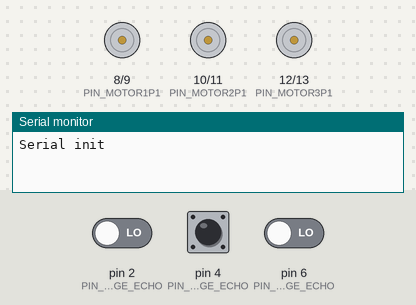
A program run on a simulated Arduino Uno, built with avr-gcc and run on an emulated ATmega328P. Shown: motor-driver pin pairs drawn as motors (green arrow = first pin HIGH = forward, orange = second pin HIGH = backward, longer = more drive), the last lines printed to the serial monitor. Inputs (shaded band) come from the test bench; at power-on: pin 4 (PIN_RIGHT_RANGE_ECHO) LOW, pin 2 (PIN_FRONT_RANGE_ECHO) LOW, pin 6 (PIN_LEFT_RANGE_ECHO) LOW.

Above: at 1.2 s.
1.3 s: pin 4 (PIN_RIGHT_RANGE_ECHO) pulsed HIGH 2 times (0.12 s each, 0.3 s apart)
At 5.8 s:
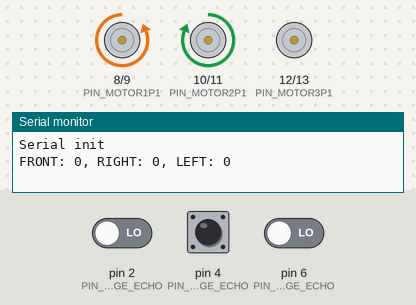
At 7.7 s:
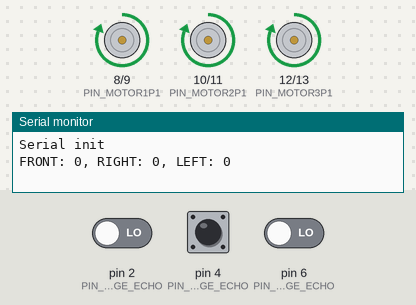
Timing chart, 0 to 9.2 s (numbered marks = the images above; inputs shaded):
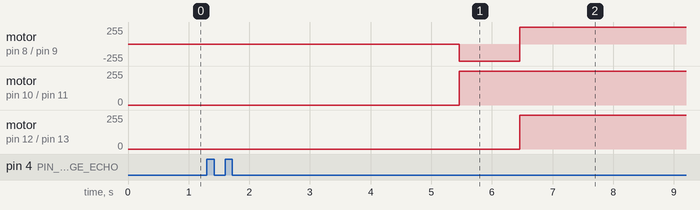

Measured:
- after the input at 1.3 s, motor on pin 8 (PIN_MOTOR1P1) / pin 9 (PIN_MOTOR1P2): stopped → backward 255/255 after 4.2 s, → forward 255/255 1.0 s later; motor on pin 12 (PIN_MOTOR3P1) / pin 13 (PIN_MOTOR3P2): stopped → forward 255/255 after 5.2 s instead of 5.8 s

The program:

main.cpp
```cpp
#include <Arduino.h>

// front-right
#define PIN_OPT_SENSOR_FR A0
// front-left
#define PIN_OPT_SENSOR_FL A1
// rear-right
#define PIN_OPT_SENSOR_RR A2
// rear-left
#define PIN_OPT_SENSOR_RL A3

#define PIN_FRONT_RANGE_ECHO 2
#define PIN_FRONT_RANGE_TRIGGER 3

#define PIN_RIGHT_RANGE_ECHO 4
#define PIN_RIGHT_RANGE_TRIGGER 5

#define PIN_LEFT_RANGE_ECHO 6
#define PIN_LEFT_RANGE_TRIGGER 7

#define FRONT_RANGE 1
#define RIGHT_RANGE 2
#define LEFT_RANGE 3

// Motors with 2x L298N motor drivers
// left
#define PIN_MOTOR1P1 8
#define PIN_MOTOR1P2 9

// right
#define PIN_MOTOR2P1 10
#define PIN_MOTOR2P2 11

// center
#define PIN_MOTOR3P1 12
#define PIN_MOTOR3P2 13

// always set to START state
bool START = true;

const int SCAN_THRESHOLD = 50; // cm
struct MOTOR {
  int pin1, pin2;
};

struct MOTORS {
  MOTOR motor1, motor2, motor3;
};

struct US_RANGE_ECHO_PINS {
  int ECHO_FRONT, ECHO_RIGHT, ECHO_LEFT;
};

struct US_RANGE_TRIGGER_PINS {
  int TRIGGER_FRONT, TRIGGER_RIGHT, TRIGGER_LEFT;
};

struct OPTICAL_SENSORS_PINS {
  int front_right, front_left, rear_right, rear_left;
};

struct OS_state {
  bool front_right, front_left, rear_right, rear_left;
};

struct ret_on_the_edge_f {
  bool is_on_edge;
  OS_state state;
};

typedef struct ret_on_the_edge_f EF_RSTRUCT;

struct ret_read_US_f {
  int front, right, left;
};

typedef struct ret_read_US_f UF_RSTRUCT;

MOTOR left_motor = {PIN_MOTOR1P1, PIN_MOTOR1P2};
MOTOR right_motor = {PIN_MOTOR2P1, PIN_MOTOR2P2};
MOTOR center_motor = {PIN_MOTOR3P1, PIN_MOTOR3P2};

MOTORS motors = {left_motor, right_motor, center_motor};
US_RANGE_ECHO_PINS echoes = {PIN_FRONT_RANGE_ECHO, PIN_RIGHT_RANGE_ECHO, PIN_LEFT_RANGE_ECHO};
US_RANGE_TRIGGER_PINS triggers = {PIN_FRONT_RANGE_TRIGGER, PIN_RIGHT_RANGE_TRIGGER, PIN_LEFT_RANGE_TRIGGER};
OPTICAL_SENSORS_PINS optics = {PIN_OPT_SENSOR_FR, PIN_OPT_SENSOR_FL, PIN_OPT_SENSOR_RR, PIN_OPT_SENSOR_RL};


int get_struct_echo(US_RANGE_ECHO_PINS s, int i){
  switch(i) {
    case 0: return s.ECHO_FRONT;
    case 1: return s.ECHO_RIGHT;
    case 2: return s.ECHO_LEFT;
    default: return -1;
  }
}

int get_struct_trigger(US_RANGE_TRIGGER_PINS s, int i){
  switch(i) {
    case 0: return s.TRIGGER_FRONT;
    case 1: return s.TRIGGER_RIGHT;
    case 2: return s.TRIGGER_LEFT;
    default: return -1;
  }
}

MOTOR get_struct_motors(MOTORS s, int i){
  switch(i) {
    case 0: return s.motor1;
    case 1: return s.motor2;
    case 2: return s.motor3;
  }
}

int get_struct_motor(MOTOR s, int i){
  switch(i) {
    case 0: return s.pin1;
    case 1: return s.pin2;
    default: return -1;
  }
}

int get_struct_optics(OPTICAL_SENSORS_PINS s, int i){
  switch(i) {
    case 0: return s.front_right;
    case 1: return s.front_left;
    case 2: return s.rear_right;
    case 3: return s.rear_left;
    default: return -1;
  }
}

int calc_centrimeters(long duration){
  /**
   * @brief Description of calc_centimeters function.
   * @param duration The length of the pulse (in microseconds) or 0 if no pulse started before the timeout. Data type: unsigned long.
   * @return distance in centimeters.
   */

  return (duration/2) * 0.0343;
}

void clear_trigPIN(int pin){
  digitalWrite(pin, LOW);
}

int get_distance(int range_sensor_number){
  /**
   * @brief Get distance from base to the object.
   * @param range_sensor_number Ultrasonic ranging sensor number, can be set to
   *                            FRONT_RANGE, RIGHT_RANGE, LEFT_RANGE.
   * @return centimeters to the object.
   */

  int echo_pin;
  int trig_pin;

  switch (range_sensor_number){
    case FRONT_RANGE:
      echo_pin = PIN_FRONT_RANGE_ECHO;
      trig_pin = PIN_FRONT_RANGE_TRIGGER;
      break;

    case RIGHT_RANGE:
      echo_pin = PIN_RIGHT_RANGE_ECHO;
      trig_pin = PIN_RIGHT_RANGE_TRIGGER;
      break;

    case LEFT_RANGE:
      echo_pin = PIN_LEFT_RANGE_ECHO;
      trig_pin = PIN_LEFT_RANGE_TRIGGER;
      break;

    default:
      Serial.println("LOG: ERROR IN get_distance_function, var:range_sensor_number didn't match.");
      break;
  }

  clear_trigPIN(trig_pin);

  digitalWrite(trig_pin, HIGH);
  delay(10);
  digitalWrite(trig_pin, LOW);

  long duration = pulseIn(echo_pin, HIGH);
  int distance = calc_centrimeters(duration);

  return distance;
}

int read_ROS(int analog_pin){
  /**
   * @brief Read analog input from Reflective Optical Sensor
   *        Reference: https://www.vishay.com/docs/83751/cny70.pdf
   * @param analog_pin Arduino analog pin e.g.: A0, A1, AX...
   */

  int sensor_val = analogRead(analog_pin);
  return sensor_val;
}

UF_RSTRUCT read_US(){
  UF_RSTRUCT ret;

  int front_cm = get_distance(FRONT_RANGE);
  int right_cm = get_distance(RIGHT_RANGE);
  int left_cm = get_distance(LEFT_RANGE);

  ret.front = front_cm;
  ret.right = right_cm;
  ret.left = left_cm;

  return ret;
}

void pretty_print_US(){
  char buf[40];
  UF_RSTRUCT sides = read_US();
  snprintf(buf, sizeof(buf), "FRONT: %d, RIGHT: %d, LEFT: %d", sides.front, sides.right, sides.left);
  Serial.println(buf);
}

void motor_forward(MOTOR motor){
  digitalWrite(motor.pin1, HIGH);
  digitalWrite(motor.pin2, LOW);
}

void motor_back(MOTOR motor){
  digitalWrite(motor.pin1, LOW);
  digitalWrite(motor.pin2, HIGH);
}

void motors_run(bool reverse){
  for (int i=0; i<3; i++){
    MOTOR cmotor = get_struct_motors(motors, i);
    if (reverse){
      motor_back(cmotor);
    } else {
      motor_forward(cmotor);
    }
  }
}

void motors_stop(){
  /**
   * @brief Turn off all motors in motors struct.
   */
  for (int i=0; i<6; i++){
    MOTOR cmotor = get_struct_motors(motors, i);
    digitalWrite(cmotor.pin1, LOW);
    digitalWrite(cmotor.pin2, LOW);
  }
}

void turn_left(int time){
  /**
   * @brief Left, and right motors rotating in opposite directions.
   *        Center motor should be neutral.
   */

  motors_stop();

  // leave center neutral
  motor_back(left_motor);
  motor_forward(right_motor);
  if (time != 0){
    delay(time);
    motors_stop();
  }
}

void turn_right(int time){
  /**
   * @brief Left, and right motors rotating in opposite directions.
   *        Center motor should be neutral.
   */

  motors_stop();

  // leave center neutral
  motor_forward(left_motor);
  motor_back(right_motor);
  if (time != 0){
    delay(time);
    motors_stop();
  }
}

void full_turn(){
  turn_right(4000);
}

void pretty_print_OS_state(OS_state state){
  char buf[128];
  bool front_right = state.front_right;
  bool front_left = state.front_left;
  bool rear_right = state.rear_right;
  bool rear_left = state.rear_left;
  snprintf(buf, sizeof(buf), "front-right: %d; front-left: %d \nrear-right: %d; rear-left: %d;\n",
          front_right, front_left, rear_right, rear_left);
  Serial.println(buf);
}

// TODO: check if white is over 800 or under 200.
EF_RSTRUCT on_the_edge(OS_state state){
  /**
   * @brief Return true if device is on the edge of arena. (detects white line)
   * @return Struct EF_RSTRUCT which consists of a bool: is_on_edge; and char buffer: corner;
   *         return variable: corner is one of four:
   *          - "FR"
   *          - "FL"
   *          - "RR"
   *          - "RL"
   *          which respectively stands for: front-right, front-left, rear-right, rear-left.
   */
  int i, current_sensor_val;
  EF_RSTRUCT ret;

  for (i=0; i<4; i++){
    int current_sensor_pin = get_struct_optics(optics, i);
    current_sensor_val = read_ROS(current_sensor_pin);
    if (current_sensor_val < 100) { // black is around 100, good black is under
      ret.is_on_edge = true;
      break;
    }
  }

  if (ret.is_on_edge){
    switch(i) {
      case 0:
        // front-right
        state.front_right = true;
        break;
      case 1:
        // front-left
        state.front_left = true;
        break;
      case 2:
        // rear-right
        state.rear_right = true;
        break;
      case 3:
        // rear-left
        state.rear_left = true;
        break;
      default: break;
    }
  }
  ret.state = state;
  pretty_print_OS_state(state);

  /*
  * Example return state:
  * (false, 0b0000)
  * (true, )
  */
  return ret;
}

bool enemy_in_front(){
  UF_RSTRUCT state = read_US();
  int front = state.front;

  if (front < SCAN_THRESHOLD){
    return true;
  }
  return false;
}

void radar_mode(){
  bool found = false;
  while (!found){
    turn_right(0);
    if (enemy_in_front()){
      found = true;
    }
  }
  motors_run(false);
}

void scan_for_enemy(){
  UF_RSTRUCT state = read_US();

  int front = state.front;
  int right = state.right;
  int left = state.left;

  pretty_print_US();

  // due to rules first, scan sides
  if (START){
    if (right < SCAN_THRESHOLD){
      turn_right(1000);
      motors_run(false);
    } else if (left < SCAN_THRESHOLD){
      turn_left(1000);
      motors_run(false);
    }
    START = false;
  } else {
    if (front < SCAN_THRESHOLD){
      motors_run(false);
    } else if (right < SCAN_THRESHOLD){
      turn_right(1000);
      motors_run(false);
    } else if (left < SCAN_THRESHOLD){
      turn_left(1000);
      motors_run(false);
    }
    else {
      radar_mode();
    }
  }
}

void debug_log(){
  Serial.println(read_ROS(PIN_OPT_SENSOR_FR));
  Serial.println(read_ROS(PIN_OPT_SENSOR_FL));
  Serial.println(read_ROS(PIN_OPT_SENSOR_RR));
  Serial.println(read_ROS(PIN_OPT_SENSOR_RL));
}

void setup() {
  // setup ultrasonics
  for (int i=0; i<3; i++){
    pinMode(get_struct_echo(echoes, i), INPUT);
    pinMode(get_struct_trigger(triggers, i), OUTPUT);
  }

  // setup motors
  for (int i=0; i<6; i++){
    MOTOR cmotor = get_struct_motors(motors, i);

    // set initial state
    pinMode(cmotor.pin1, OUTPUT);
    pinMode(cmotor.pin2, OUTPUT);
    digitalWrite(cmotor.pin1, LOW);
    digitalWrite(cmotor.pin2, LOW);
  }

  Serial.begin(9600);
  Serial.println("Serial init");
}

void loop() {
  scan_for_enemy();
}
```
